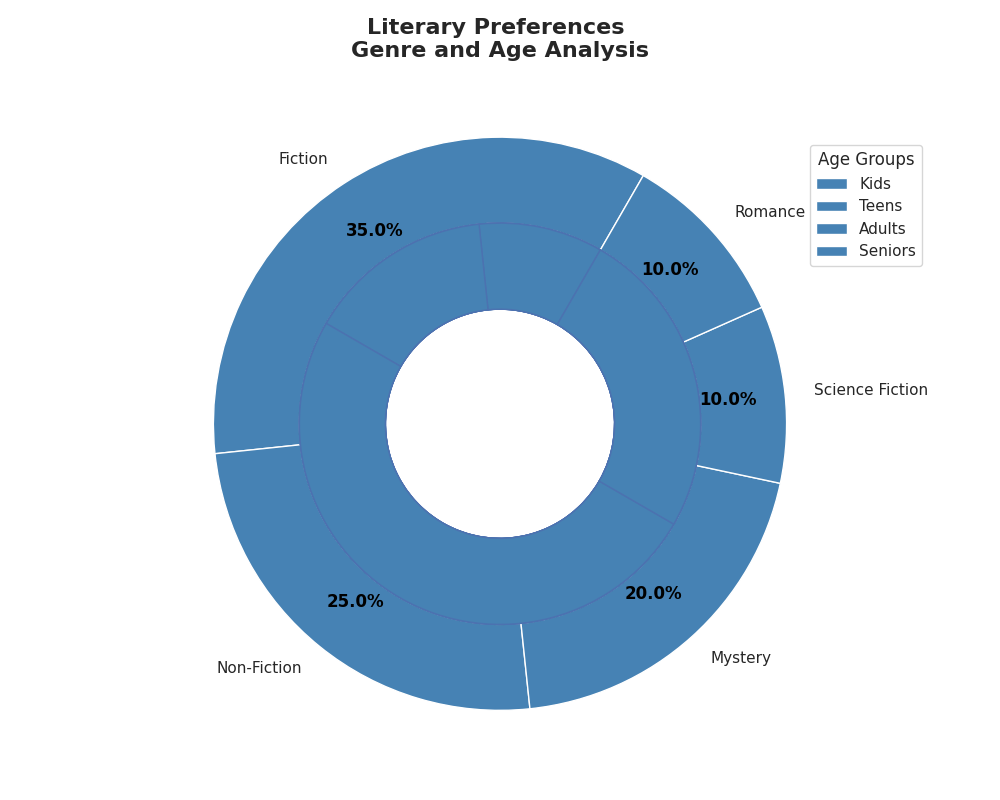

Generate this figure with Python:
import matplotlib.pyplot as plt

genres = ['Fiction', 'Non-Fiction', 'Mystery', 'Science Fiction', 'Romance']
overall_preference = [35, 25, 20, 10, 10]
age_groups = ['Kids', 'Teens', 'Adults', 'Seniors']
age_distribution = {
    'Fiction': [25, 20, 45, 10],
    'Non-Fiction': [10, 15, 50, 25],
    'Mystery': [5, 15, 55, 25],
    'Science Fiction': [15, 25, 45, 15],
    'Romance': [10, 15, 50, 25],
}

# Consistent color for both overall and age distribution
single_color = '#4682B4'  # A consistent color applied across all groups

fig, ax = plt.subplots(figsize=(10, 8))

# Pie chart for overall preference using a single color
wedges, texts, autotexts = ax.pie(overall_preference, labels=genres, colors=[single_color]*len(genres),
                                  startangle=60, wedgeprops=dict(width=0.3, edgecolor='w'),
                                  autopct='%1.1f%%', pctdistance=0.8)

# Outer ring for age distribution using the same single color
for i, genre in enumerate(genres):
    ax.pie(age_distribution[genre], radius=0.7, colors=[single_color]*len(age_distribution[genre]),
           startangle=60, wedgeprops=dict(width=0.3, edgecolor='b'))

centre_circle = plt.Circle((0,0),0.35,fc='white')
fig.gca().add_artist(centre_circle)

# Update text properties
for autotext in autotexts:
    autotext.set_color('black')
    autotext.set_weight('bold')

# Legend setup
ax.legend(wedges, age_groups, title="Age Groups", loc="upper right", bbox_to_anchor=(1.1, 0.9))
ax.spines['bottom'].set_linestyle('dotted')

plt.title("Literary Preferences \nGenre and Age Analysis", fontsize=16, weight='bold')

# Show grid
ax.xaxis.grid(True, linestyle='dashed')
ax.yaxis.grid(True, linestyle='dashed')

plt.tight_layout()
plt.show()
